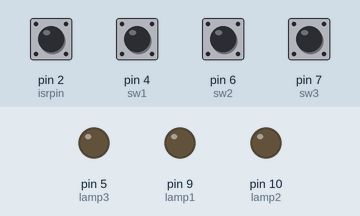
The sketch below on a simulated Arduino Uno, built with avr-gcc and run on an emulated ATmega328P. Parts: output pins drawn as LEDs (lit = HIGH). The test bench sets the inputs (shaded band); at power-on: pin 2 (isrpin), pin 4 (sw1), pin 6 (sw2), pin 7 (sw3) HIGH. Pins used as bus, display or sensor lines are not drawn.

Above: at 1.2 s.
1.3 s: pin 4 (sw1) pulled LOW for 0.15 s
At 2.5 s:
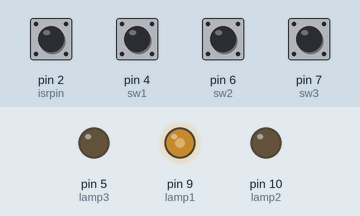
2.9 s: pin 6 (sw2) pulled LOW for 1 s
6.9 s: pin 7 (sw3) pulled LOW for 0.15 s
At 8.0 s:
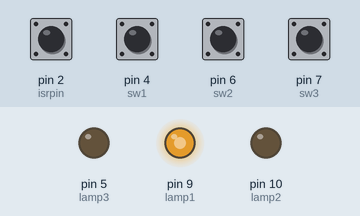
8.5 s: pin 6 (sw2) pulled LOW for 0.15 s
At 9.3 s:
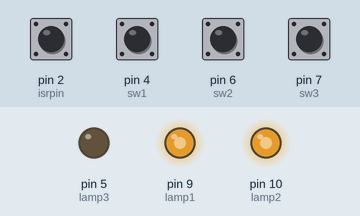
10.1 s: pin 4 (sw1) pulled LOW for 0.15 s
At 11.4 s:
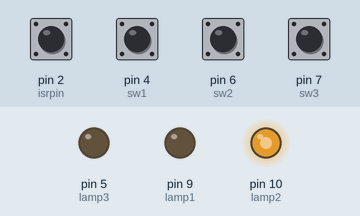
11.7 s: pin 7 (sw3) pulled LOW for 0.15 s
At 12.9 s:
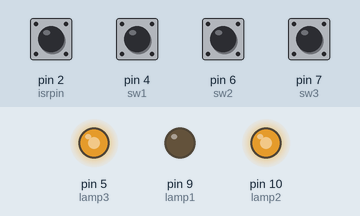
Timing chart, 0 to 14.3 s (numbered marks = the images above; inputs shaded):
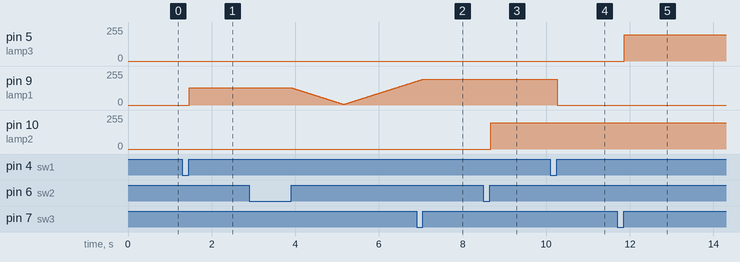

Measured:
- after the input at 1.3 s, pin 9 (lamp1): 0/255 → 128/255 after 0.17 s
- after the input at 6.9 s, pin 9 (lamp1): goes on until 7.1 s, then stays 195/255
- after the input at 8.5 s, pin 10 (lamp2): 0/255 → 196/255 after 0.17 s
- after the input at 10.1 s, pin 9 (lamp1): 195/255 → 0/255 after 0.17 s
- after the input at 11.7 s, pin 5 (lamp3): 0/255 → 196/255 after 0.17 s

The sketch:

van_lights.c.ino
```cpp
#include <LowPower.h>
#include <AceButton.h>
using namespace ace_button;

//outputs
int dcon = 3; // General Mosfet switch
int lamp1 = 9;
int lamp2 = 10;
int lamp3 = 5;
//inputs
int sw1 = 4;
int sw2 = 6;
int sw3 = 7;
int isrpin = 2;
//variables
int brightness = 128;
int fadeAmount = 1;
int onfade = 0;
int L1ON = 0;
int L2ON = 0;
int L3ON = 0;
static int sleeping = 1;
int iclicks = 0;
unsigned long start;
//constants
#define min_pwm 5
#define max_pwm 255
ButtonConfig* buttonConfig;
AceButton bt1(sw1);
AceButton bt2(sw2);
AceButton bt3(sw3);
void handleEvent(AceButton*, uint8_t, uint8_t);

int toggle_pin(unsigned char pin, int activated){
  if (activated==1)
  {
    analogWrite(pin, 0);
    return 0;
  }
  else
  {
    analogWrite(pin, brightness);
    return 1;
  }
}

void maxout(){
  L1ON = 1;
  L2ON = 1;
  L3ON = 1;
  brightness = max_pwm;
  analogWrite(lamp1, brightness);
  analogWrite(lamp2, brightness);
  analogWrite(lamp3, brightness);
}

void all_off(){
  L1ON = 0;
  L2ON = 0;
  L3ON = 0;
  //brightness = max_pwm;
  analogWrite(lamp1, 0);
  analogWrite(lamp2, 0);
  analogWrite(lamp3, 0);
}

void isrbutton(){
}

void setup() {
  pinMode(sw1, INPUT_PULLUP);
  pinMode(sw2, INPUT_PULLUP);
  pinMode(sw3, INPUT_PULLUP);
  pinMode(isrpin, INPUT_PULLUP);
  pinMode(lamp1, OUTPUT);
  pinMode(lamp2, OUTPUT);
  pinMode(lamp3, OUTPUT);
  pinMode(dcon, OUTPUT);
  digitalWrite(dcon, LOW);
  analogWrite(lamp1, 0);
  analogWrite(lamp2, 0);
  analogWrite(lamp3, 0);
  //Serial.begin(115200);
  attachInterrupt( digitalPinToInterrupt (isrpin), isrbutton, FALLING);
  buttonConfig = ButtonConfig::getSystemButtonConfig();
  buttonConfig->setEventHandler(handleEvent);
  buttonConfig->setFeature(ButtonConfig::kFeatureClick);
  buttonConfig->clearFeature(ButtonConfig::kFeatureDoubleClick);
  buttonConfig->clearFeature(ButtonConfig::kFeatureLongPress);
  buttonConfig->setClickDelay(500);
  buttonConfig->setDoubleClickDelay(600);
}

void handleEvent(AceButton* button, uint8_t eventType,
    uint8_t buttonState) {
  switch (eventType) {
    case AceButton::kEventClicked:
      //Serial.println("click");
      iclicks++;
      if (onfade==1)
        onfade++;
      else
      {
        if (button->getPin() == sw1) {
         L1ON = toggle_pin(lamp1,L1ON);
        }
        else if (button->getPin() == sw2) {
          L2ON = toggle_pin(lamp2,L2ON);
        }
        else if (button->getPin() == sw3) {
          L3ON = toggle_pin(lamp3,L3ON);
        }
      }
      break;
    case AceButton::kEventDoubleClicked:
      //Serial.println("double click");
      if (iclicks<=1)
        maxout();
      else
        all_off();
      break;
    case AceButton::kEventLongPressed:
      //Serial.println("long press");
      /*if (button->getPin() == sw2) {
        onfade = 1;
      }*/
      onfade = 1;
      break;
  }
  //Serial.flush();
}

void fade() {
  if ((L1ON>0)||(L2ON>0)||(L3ON>0)){
    //Serial.println("fading...");
    fadeAmount = -abs(fadeAmount);
    while(onfade==1) {
      if (L1ON>0) analogWrite(lamp1, brightness);
      if (L2ON>0) analogWrite(lamp2, brightness);
      if (L3ON>0) analogWrite(lamp3, brightness);
      brightness = brightness + fadeAmount;
      if (brightness>max_pwm) brightness = max_pwm;
      else if (brightness<min_pwm) brightness = min_pwm;
      if (brightness <= min_pwm || brightness >= max_pwm) fadeAmount = -fadeAmount;
      delay(10);
      bt1.check();
      bt2.check();
      bt3.check();
    }
    //Serial.println("exit fading...");
  }
  else{
    onfade = 0;
  }
}

void loop() {
  start = millis();
  while (sleeping == 1)
  {
    bt1.check();
    bt2.check();
    bt3.check();
    if ((L1ON>0)||(L2ON>0)||(L3ON>0)||((millis() - start) > 5000))
      sleeping = 0;
  }
  bt1.check();
  bt2.check();
  bt3.check();

  if (onfade==1)
  {
    fade();
  }
  if ((L1ON>0)||(L2ON>0)||(L3ON>0))
  {
    digitalWrite(dcon, HIGH);
    buttonConfig->setFeature(ButtonConfig::kFeatureDoubleClick);
    buttonConfig->setFeature(ButtonConfig::kFeatureLongPress);
  }
  else
  {
    sleeping = 1;
    digitalWrite(dcon, LOW);
    //Serial.println("Down");
    //Serial.flush();
    buttonConfig->clearFeature(ButtonConfig::kFeatureDoubleClick);
    buttonConfig->clearFeature(ButtonConfig::kFeatureLongPress);
    iclicks = 0;
    LowPower.powerDown(SLEEP_FOREVER, ADC_OFF, BOD_OFF);
    //Serial.println("Up");
    //Serial.flush();
  }
}
```
